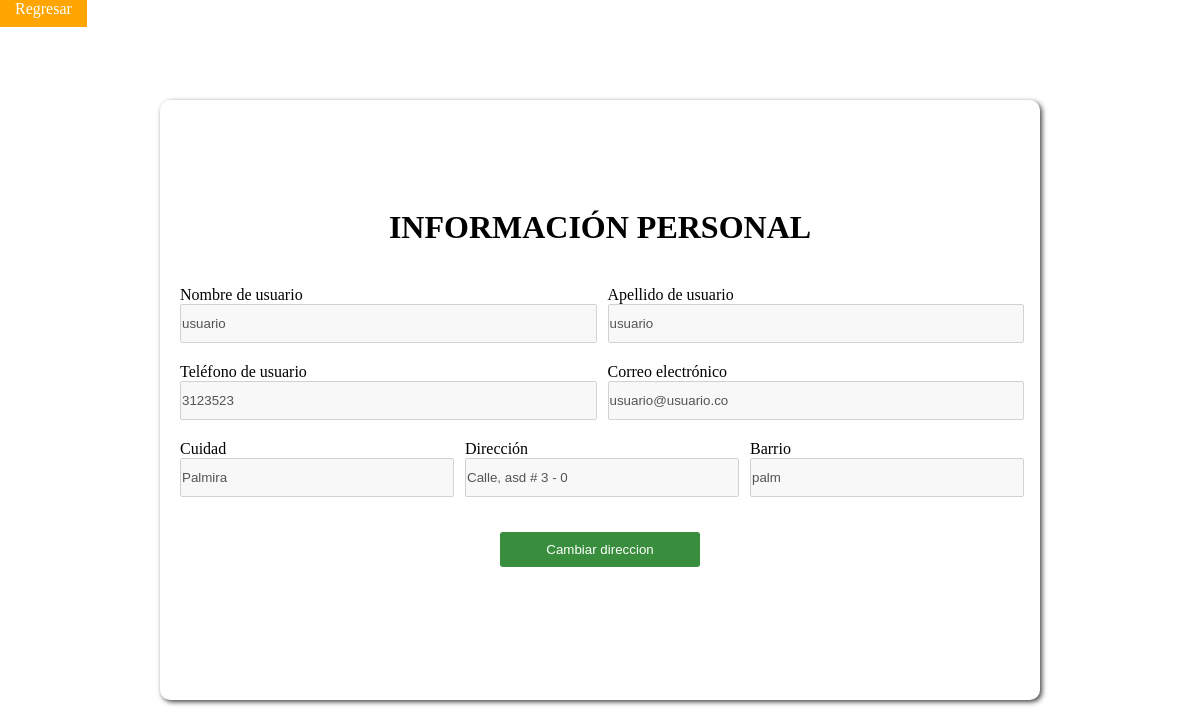
Screenshot of /vista/V-perfil-usuario.php (signed in) with the database file from the repository.
### tables this page shows
CREATE TABLE IF NOT EXISTS `users` (
  `id` int(100) NOT NULL AUTO_INCREMENT,
  `name` varchar(100) NOT NULL,
  `apellido` varchar(200) NOT NULL,
  `celular` varchar(10) NOT NULL,
  `email` varchar(100) NOT NULL,
  `password` varchar(100) NOT NULL,
  `ciudad` varchar(200) NOT NULL,
  `direccion` varchar(200) NOT NULL,
  `ndireccion` varchar(3) NOT NULL,
  `ncasa` varchar(3) NOT NULL,
  `n1casa` varchar(3) NOT NULL,
  `barrio` varchar(200) NOT NULL,
  `user_type` varchar(20) NOT NULL DEFAULT 'user',
  PRIMARY KEY (`id`)
);

### controlador/C-perfilUsuario-ver.php (called while the page is built, shortened)
<?php
include('../Modelo/config.php');
if (isset($_SESSION['user_id'])) {
  $user_id = $_SESSION['user_id'];
  $informacion = mysqli_query($conn, "SELECT * FROM `users` WHERE id = $user_id") or die('query failed');
}
else {
  $user_id = "";
  header('location:../vista/V-products.php');
}
if (isset($_SESSION['user_id'])) {
  $user_id = $_SESSION['user_id'];
  $perfil = mysqli_query($conn, "SELECT * FROM `users` WHERE id = $user_id") or die('query failed');
}
?>

### vista/V-perfil-usuario.php (the view, shortened to what this page needs)
<?php
include('../controlador/C-perfilUsuario-ver.php');
?>
<!DOCTYPE html>
<html lang="en">
<head>
    <link rel="stylesheet" href="../CSS/perfil.css">
    <link rel="stylesheet" href="https://cdnjs.cloudflare.com/ajax/libs/font-awesome/6.1.1/css/all.min.css">
</head>
<body>
    <a class="regresar" href="./V-products.php">Regresar</a>
    <div class="cont-informacion">
        <?php foreach ($perfil as $info) { ?>
            <h1>Información personal</h1>
            <div class="cont-input-one">
                <div>
                    <label>Nombre de usuario</label><br>
                    <input type="text" value="<?php echo $info['name'] ?>" disabled><br>
                </div>
                <div>
                    <label>Apellido de usuario</label><br>
                    <input class="input-one" type="text" value="<?php echo $info['apellido'] ?>" disabled><br>
                </div>
            </div>
            <div class="cont-input-two">
                <div>
                    <label>Teléfono de usuario</label><br>
                    <input type="text" value="<?php echo $info['celular'] ?>" disabled><br>
                </div>
                <div>
                    <label>Correo electrónico</label><br>
                    <input type="text" value="<?php echo $info['email'] ?>" disabled><br>
                </div>
            </div>
            <div class="cont-input-tre">
                <div>
                    <label>Cuidad</label><br>
                    <input type="text" value="<?php echo $info['ciudad'] ?>" disabled><br>
                </div>
                <div>
                    <label>Dirección</label><br>
                    <input type="text" value="<?php echo $info['direccion'] . ',' . ' ' . $info['ndireccion'] . ' ' . '# ' . $info['ncasa'] . ' - ' . $info['n1casa']  ?>" disabled><br>
                </div>
                <div>
                    <label>Barrio</label><br>
                    <input type="text" value="<?php echo $info['barrio'] ?>" disabled><br>
                </div>
            </div>
            <button class="form-direct">Cambiar direccion</button>
        <?php } ?>
    </div>
</body>
</html>

### CSS/perfil.css (style rules this page uses)
* { margin: 0; padding: 0; }
.cont-informacion { width: 70%; display: flex; justify-content: center; align-items: center; background-color: rgb(255, 255, 255); flex-direction: column; margin: auto; padding: 20px; border-radius: 10px; position: absolute; right: 0; left: 0; top: 100px; bottom: 100px; box-shadow: 2px 2px 5px rgba(41, 41, 41, 0.877); }
.cont-informacion h1 { margin: 0 0 30px 0; text-transform: uppercase; }
.cont-informacion .cont-input-one { width: 100%; display: flex; justify-content: center; align-items: center; gap: 15px; margin: 10px 0; }
.cont-informacion .cont-input-one div { width: 100%; }
.cont-informacion .cont-input-one input { width: 100%; height: 35px; }
.cont-informacion .cont-input-two { width: 100%; display: flex; justify-content: center; align-items: center; gap: 15px; margin: 10px 0; }
.cont-informacion .cont-input-two div { width: 100%; }
.cont-informacion .cont-input-two input { width: 100%; height: 35px; }
.cont-informacion .cont-input-tre { width: 100%; display: flex; justify-content: center; align-items: center; gap: 15px; margin: 10px 0; }
.cont-informacion .cont-input-tre div { width: 100%; }
.cont-informacion .cont-input-tre input { width: 100%; height: 35px; }
.cont-informacion button { background-color: #388E3C; color: white; width: 200px; height: 35px; margin: 25px 0; border: none; border-radius: 3px; cursor: pointer; transition: .5s; }
.regresar { text-decoration: none; padding: 10px 15px; background-color: orange; color: white; }

### rows the page displays
users: name "usuario", apellido "usuario", celular "3123523", email "usuario@usuario.co", ciudad "Palmira", direccion+ndireccion+ncasa "Calle, asd # 3 - 0", barrio "palm"
